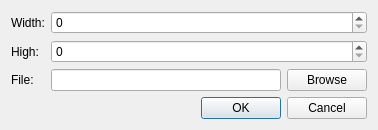
<?xml version="1.0" encoding="UTF-8"?>
<ui version="4.0">
 <class>SavePicDialog</class>
 <widget class="QDialog" name="SavePicDialog">
  <property name="geometry">
   <rect>
    <x>0</x>
    <y>0</y>
    <width>378</width>
    <height>126</height>
   </rect>
  </property>
  <property name="windowTitle">
   <string>Save Picture</string>
  </property>
  <layout class="QGridLayout" name="gridLayout">
   <item row="0" column="0">
    <layout class="QFormLayout" name="formLayout">
     <item row="0" column="0">
      <widget class="QLabel" name="label">
       <property name="text">
        <string>Width:</string>
       </property>
      </widget>
     </item>
     <item row="0" column="1">
      <widget class="QSpinBox" name="widthBox"/>
     </item>
     <item row="1" column="0">
      <widget class="QLabel" name="label_2">
       <property name="text">
        <string>High:</string>
       </property>
      </widget>
     </item>
     <item row="1" column="1">
      <widget class="QSpinBox" name="highBox"/>
     </item>
     <item row="2" column="0">
      <widget class="QLabel" name="label_3">
       <property name="text">
        <string>File:</string>
       </property>
      </widget>
     </item>
     <item row="2" column="1">
      <layout class="QHBoxLayout" name="horizontalLayout">
       <item>
        <widget class="QLineEdit" name="lineEdit"/>
       </item>
       <item>
        <widget class="QPushButton" name="browseButton">
         <property name="text">
          <string>Browse</string>
         </property>
        </widget>
       </item>
      </layout>
     </item>
    </layout>
   </item>
   <item row="1" column="0">
    <widget class="QDialogButtonBox" name="buttonBox">
     <property name="orientation">
      <enum>Qt::Horizontal</enum>
     </property>
     <property name="standardButtons">
      <set>QDialogButtonBox::Cancel|QDialogButtonBox::Ok</set>
     </property>
    </widget>
   </item>
  </layout>
 </widget>
 <resources/>
 <connections>
  <connection>
   <sender>buttonBox</sender>
   <signal>accepted()</signal>
   <receiver>SavePicDialog</receiver>
   <slot>accept()</slot>
   <hints>
    <hint type="sourcelabel">
     <x>248</x>
     <y>254</y>
    </hint>
    <hint type="destinationlabel">
     <x>157</x>
     <y>274</y>
    </hint>
   </hints>
  </connection>
  <connection>
   <sender>buttonBox</sender>
   <signal>rejected()</signal>
   <receiver>SavePicDialog</receiver>
   <slot>reject()</slot>
   <hints>
    <hint type="sourcelabel">
     <x>316</x>
     <y>260</y>
    </hint>
    <hint type="destinationlabel">
     <x>286</x>
     <y>274</y>
    </hint>
   </hints>
  </connection>
 </connections>
</ui>
